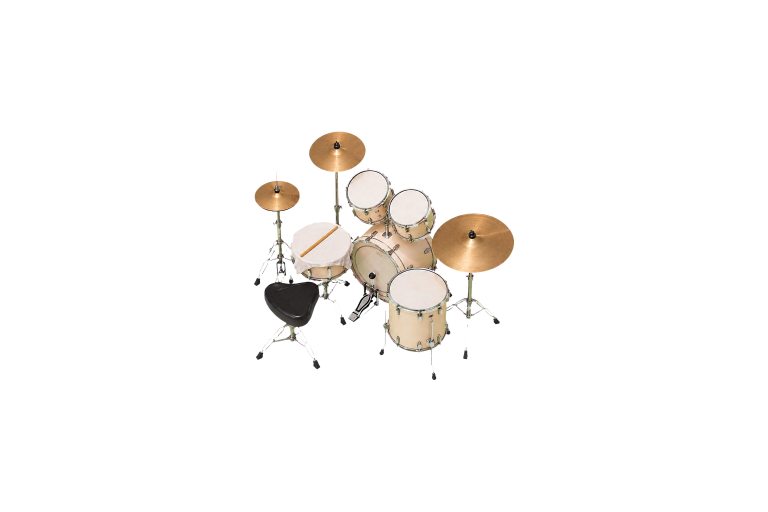
#> input picture media/home/studio-room-assets/candidates/drum-kit/08-drum-kit-digital-replica-candidate-v3.png, 1536 x 1024 px (shown at 1/2 size)
$ python clean_candidate_v3.py
#> lines starting #> are read from the running program, lines starting #| are printed output that depends on the picture; after the words box and inside, x2 and y2 are one past the last pixel; in counts of white or black regions, pixels touching at a corner belong together
#!/usr/bin/env python3
"""Remove broad pale grounding residue from candidate v3 without touching the kit."""

from pathlib import Path

from PIL import Image, ImageDraw, ImageFilter


ROOT = Path(__file__).resolve().parent
SOURCE = ROOT / "08-drum-kit-digital-replica-candidate-v3.png"
OUTPUT = ROOT / "08-drum-kit-digital-replica-candidate-v3-clean.png"
INSPECTION = ROOT / "08-drum-kit-digital-replica-candidate-v3-clean-inspection.png"

image = Image.open(SOURCE).convert("RGBA")
#> image is the input picture: PIL image 1536x1024 RGBA; mean R, G, B, A 12.5, 10.9, 9.3, 16.2
pixels = image.load()

# Restrict cleanup to the visual ground zones revealed by checkerboard inspection.
zone = Image.new("L", image.size, 0)
#> zone: PIL image 1536x1024 L; every value is 0
zone_draw = ImageDraw.Draw(zone)
zone_draw.polygon([(500, 525), (715, 515), (790, 625), (690, 755), (505, 745)], fill=255)
zone_draw.polygon([(690, 575), (1015, 540), (1035, 710), (790, 760)], fill=255)

# Protect every legitimate pale object surface in those zones.
protect = Image.new("L", image.size, 0)
protect_draw = ImageDraw.Draw(protect)
protect_draw.ellipse((572, 438, 715, 573), fill=255)  # cloth-covered snare
protect_draw.ellipse((682, 458, 884, 642), fill=255)  # kick body/front
protect_draw.ellipse((765, 520, 928, 735), fill=255)  # floor tom
protect_draw.ellipse((520, 550, 665, 690), fill=255)  # throne cushion/body

# Candidate pale pixels: broad neutral light areas, not colored kit materials.
pale = Image.new("L", image.size, 0)
pale_pixels = pale.load()
for y in range(image.height):
    for x in range(image.width):
        r, g, b, a = pixels[x, y]
        if a > 8 and min(r, g, b) > 170 and max(r, g, b) - min(r, g, b) < 38:
            pale_pixels[x, y] = 255

# Keep only broad patches. Thin chrome highlights do not survive this density test.
dense = pale.filter(ImageFilter.BoxBlur(5)).point(lambda value: 255 if value > 105 else 0)
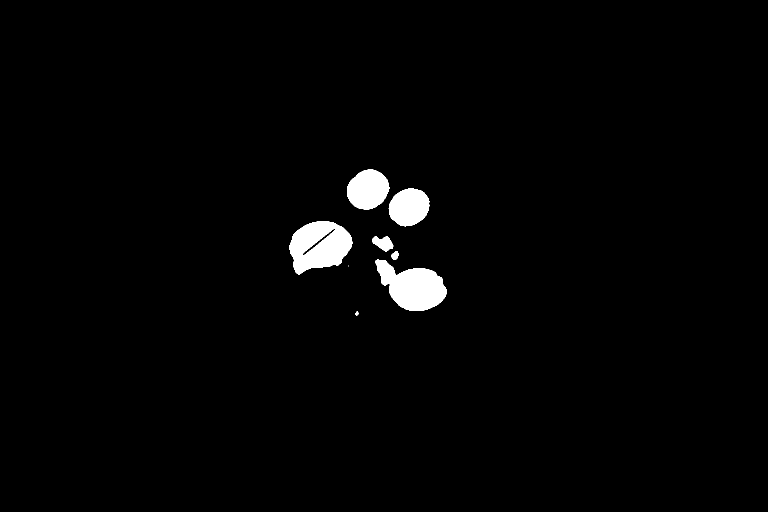
#> dense: PIL image 1536x1024 L (shown at 1/2 size); 1.8% white; 8 white regions (1 under 20 px), largest, box (x1, y1, x2, y2) and area: (579, 443, 705, 549) 9264, (750, 519, 894, 622) 8890, (694, 339, 779, 420) 5141
dense = dense.filter(ImageFilter.MaxFilter(7))
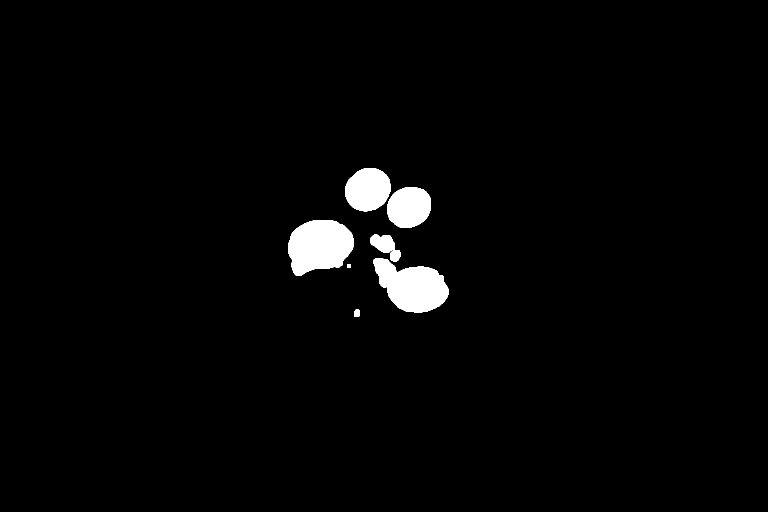
#> dense: PIL image 1536x1024 L (shown at 1/2 size); 2.3% white; 7 white regions, largest, box (x1, y1, x2, y2) and area: (576, 440, 708, 552) 11052, (747, 516, 897, 625) 10523, (691, 336, 782, 423) 6173

zone_pixels = zone.load()
protect_pixels = protect.load()
dense_pixels = dense.load()
cleared = 0
for y in range(image.height):
    for x in range(image.width):
        if zone_pixels[x, y] and dense_pixels[x, y] and not protect_pixels[x, y]:
            r, g, b, a = pixels[x, y]
            if a > 0 and min(r, g, b) > 145 and max(r, g, b) - min(r, g, b) < 50:
                pixels[x, y] = (0, 0, 0, 0)
                cleared += 1
#> after the loop, cleared = 92

image.save(OUTPUT)

checker = Image.new("RGBA", image.size, (238, 238, 238, 255))
checker_draw = ImageDraw.Draw(checker)
step = 32
for y in range(0, image.height, step):
    for x in range(0, image.width, step):
        if (x // step + y // step) % 2:
            checker_draw.rectangle((x, y, x + step - 1, y + step - 1), fill=(205, 205, 205, 255))
checker.alpha_composite(image)
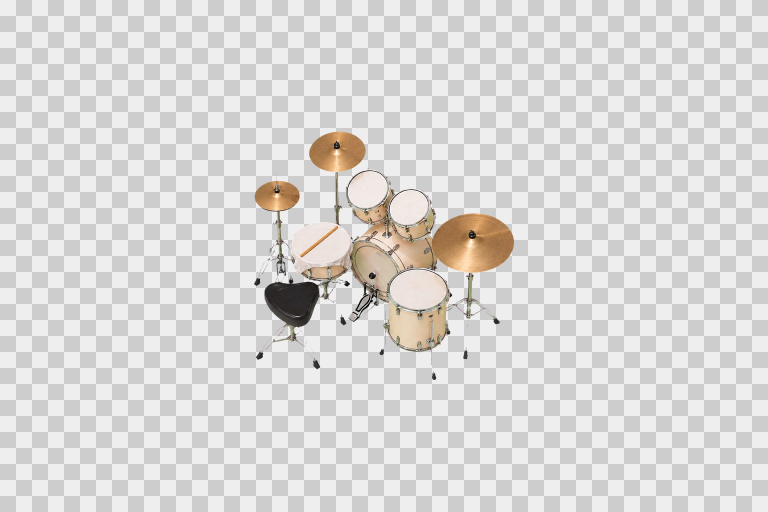
#> checker: PIL image 1536x1024 RGBA (shown at 1/2 size); mean R, G, B, A 218.9, 217.5, 216, 255
checker.convert("RGB").save(INSPECTION)
print(f"cleared broad pale pixels: {cleared}")
#| cleared broad pale pixels: 92
print(OUTPUT)
print(INSPECTION)

$ run again, with media/home/studio-room-assets/candidates/drum-kit/08-drum-kit-digital-replica-candidate-v2-inspection.png copied over media/home/studio-room-assets/candidates/drum-kit/08-drum-kit-digital-replica-candidate-v3.png
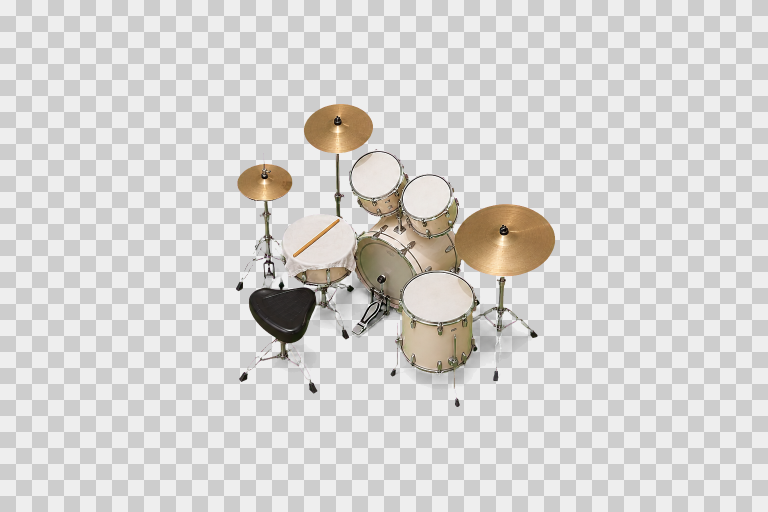
#> input picture media/home/studio-room-assets/candidates/drum-kit/08-drum-kit-digital-replica-candidate-v2-inspection.png, 1536 x 1024 px (shown at 1/2 size)
#> zone: PIL image 1536x1024 L; every value is 0
#> `dense = dense.filter(ImageFilter.MaxFilter(7))`:
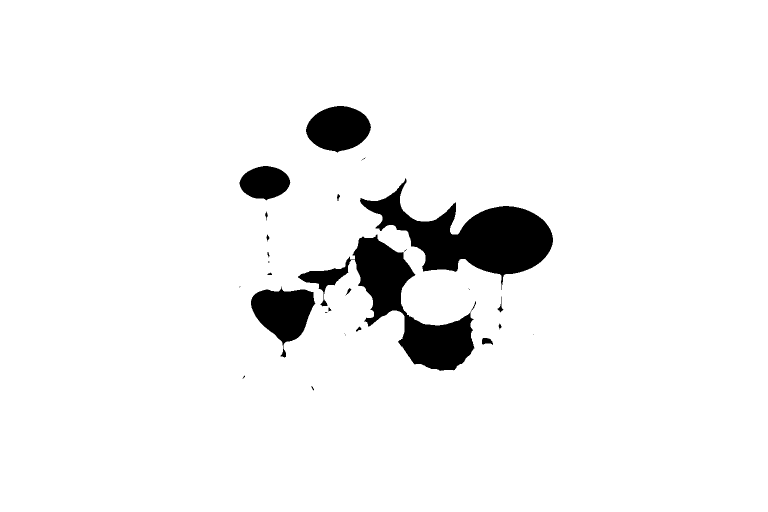
#> dense: PIL image 1536x1024 L (shown at 1/2 size); 94.6% white; 28 black regions (12 under 20 px), largest, box (x1, y1, x2, y2) and area: (720, 356, 1106, 580) 33149, (596, 469, 952, 742) 27099, (502, 573, 631, 715) 9811
#> after the loop `for y in range(image.height):`: cleared = 42254
#> `image.save(OUTPUT)`:
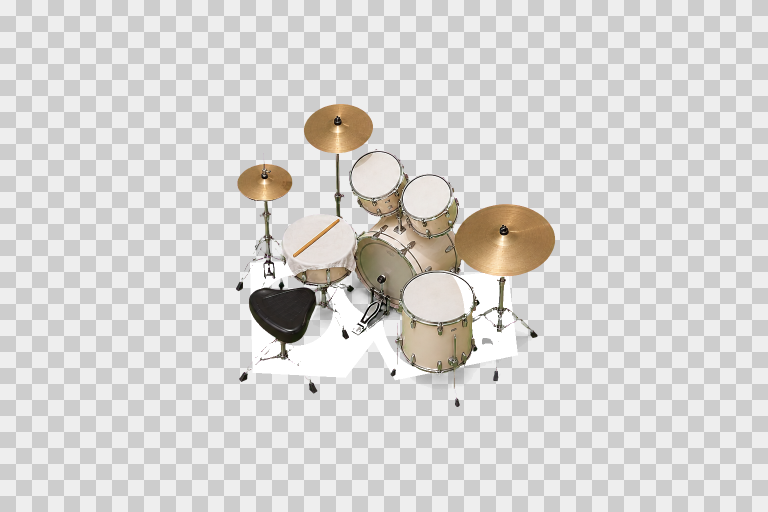
#> saved as 08-drum-kit-digital-replica-candidate-v3-clean.png: PIL image 1536x1024 RGBA (shown at 1/2 size); mean R, G, B, A 210, 208.4, 206.2, 248.1; transparent parts drawn white
#| cleared broad pale pixels: 42254
